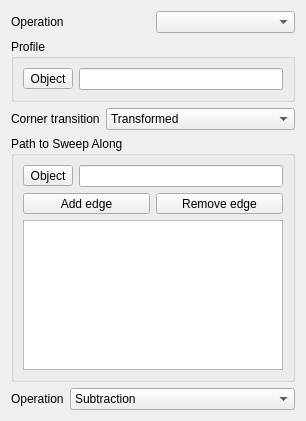
<?xml version="1.0" encoding="UTF-8"?>
<ui version="4.0">
 <class>PartDesignGui::TaskPipeParameters</class>
 <widget class="QWidget" name="PartDesignGui::TaskPipeParameters">
  <property name="geometry">
   <rect>
    <x>0</x>
    <y>0</y>
    <width>306</width>
    <height>421</height>
   </rect>
  </property>
  <property name="windowTitle">
   <string notr="true">Form</string>
  </property>
  <layout class="QVBoxLayout" name="verticalLayout_2">
   <item>
    <layout class="QHBoxLayout" name="horizontalLayoutOperation">
     <item>
      <widget class="QLabel" name="operationLabel">
       <property name="text">
        <string>Operation</string>
       </property>
      </widget>
     </item>
     <item>
      <widget class="QComboBox" name="operationMode">
       <property name="toolTip">
        <string>How the sweep is combined with the existing solid</string>
       </property>
      </widget>
     </item>
    </layout>
   </item>
   <item>
    <widget class="QGroupBox" name="groupprofile">
     <property name="title">
      <string>Profile</string>
     </property>
     <layout class="QVBoxLayout">
      <item>
       <layout class="QHBoxLayout">
        <item>
         <widget class="QToolButton" name="buttonProfileBase">
          <property name="text">
           <string>Object</string>
          </property>
          <property name="checkable">
           <bool>true</bool>
          </property>
         </widget>
        </item>
        <item>
         <widget class="QLineEdit" name="profileBaseEdit"/>
        </item>
       </layout>
      </item>
     </layout>
    </widget>
   </item>
   <item>
    <layout class="QFormLayout" name="formLayout">
     <property name="fieldGrowthPolicy">
      <enum>QFormLayout::ExpandingFieldsGrow</enum>
     </property>
     <item row="0" column="0">
      <widget class="QLabel" name="label_2">
       <property name="text">
        <string>Corner transition</string>
       </property>
      </widget>
     </item>
     <item row="0" column="1">
      <widget class="QComboBox" name="comboBoxTransition">
       <property name="sizePolicy">
        <sizepolicy hsizetype="Expanding" vsizetype="Fixed">
         <horstretch>0</horstretch>
         <verstretch>0</verstretch>
        </sizepolicy>
       </property>
       <item>
        <property name="text">
         <string>Transformed</string>
        </property>
       </item>
       <item>
        <property name="text">
         <string>Right corner</string>
        </property>
       </item>
       <item>
        <property name="text">
         <string>Round corner</string>
        </property>
       </item>
      </widget>
     </item>
    </layout>
   </item>
   <item>
    <widget class="QGroupBox" name="groupBox">
     <property name="title">
      <string>Path to Sweep Along</string>
     </property>
     <layout class="QVBoxLayout" name="verticalLayout">
      <item>
       <layout class="QHBoxLayout" name="horizontalLayout">
        <item>
         <widget class="QToolButton" name="buttonSpineBase">
          <property name="text">
           <string>Object</string>
          </property>
          <property name="checkable">
           <bool>true</bool>
          </property>
         </widget>
        </item>
        <item>
         <widget class="QLineEdit" name="spineBaseEdit"/>
        </item>
       </layout>
      </item>
      <item>
       <layout class="QHBoxLayout" name="horizontalLayout_4">
        <item>
         <widget class="QToolButton" name="buttonRefAdd">
          <property name="enabled">
           <bool>true</bool>
          </property>
          <property name="sizePolicy">
           <sizepolicy hsizetype="Expanding" vsizetype="Fixed">
            <horstretch>0</horstretch>
            <verstretch>0</verstretch>
           </sizepolicy>
          </property>
          <property name="text">
           <string>Add edge</string>
          </property>
          <property name="checkable">
           <bool>true</bool>
          </property>
          <property name="checked">
           <bool>false</bool>
          </property>
         </widget>
        </item>
        <item>
         <widget class="QToolButton" name="buttonRefRemove">
          <property name="sizePolicy">
           <sizepolicy hsizetype="Expanding" vsizetype="Fixed">
            <horstretch>0</horstretch>
            <verstretch>0</verstretch>
           </sizepolicy>
          </property>
          <property name="text">
           <string>Remove edge</string>
          </property>
          <property name="checkable">
           <bool>true</bool>
          </property>
         </widget>
        </item>
       </layout>
      </item>
      <item>
       <widget class="QListWidget" name="listWidgetReferences"/>
      </item>
     </layout>
    </widget>
   </item>
   <item>
    <layout class="QHBoxLayout" name="operationLayout" stretch="0,1">
     <item>
      <widget class="QLabel" name="labelOperation">
       <property name="text">
        <string>Operation</string>
       </property>
       <property name="buddy">
        <cstring>comboOperation</cstring>
       </property>
      </widget>
     </item>
     <item>
      <widget class="QComboBox" name="comboOperation">
       <item>
        <property name="text">
         <string>Subtraction</string>
        </property>
       </item>
       <item>
        <property name="text">
         <string>Common</string>
        </property>
       </item>
      </widget>
     </item>
    </layout>
   </item>
  </layout>
 </widget>
 <tabstops>
  <tabstop>operationMode</tabstop>
  <tabstop>buttonProfileBase</tabstop>
  <tabstop>profileBaseEdit</tabstop>
  <tabstop>comboBoxTransition</tabstop>
  <tabstop>buttonSpineBase</tabstop>
  <tabstop>spineBaseEdit</tabstop>
  <tabstop>buttonRefAdd</tabstop>
  <tabstop>buttonRefRemove</tabstop>
  <tabstop>listWidgetReferences</tabstop>
  <tabstop>comboOperation</tabstop>
 </tabstops>
 <resources/>
 <connections/>
</ui>
